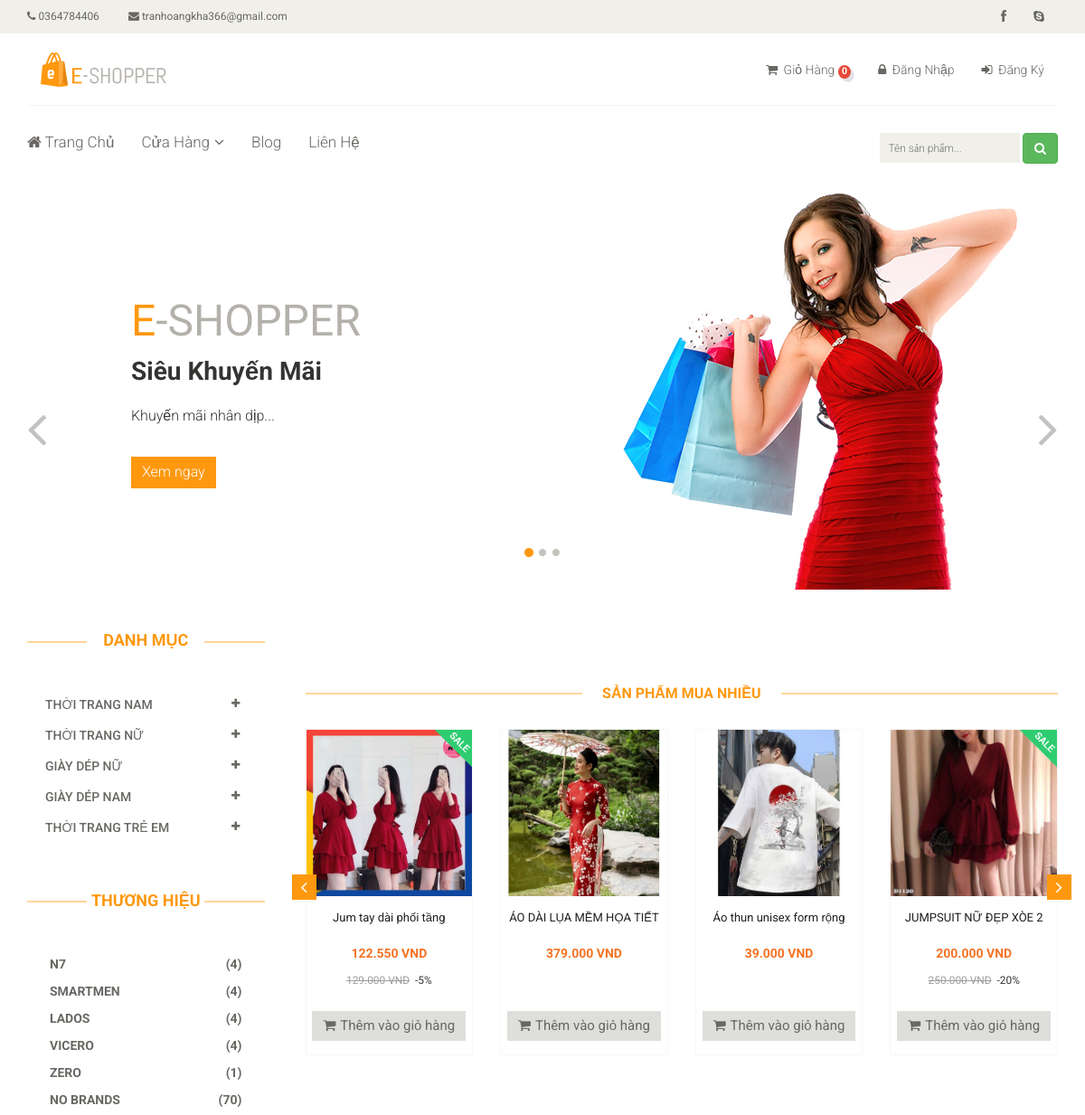
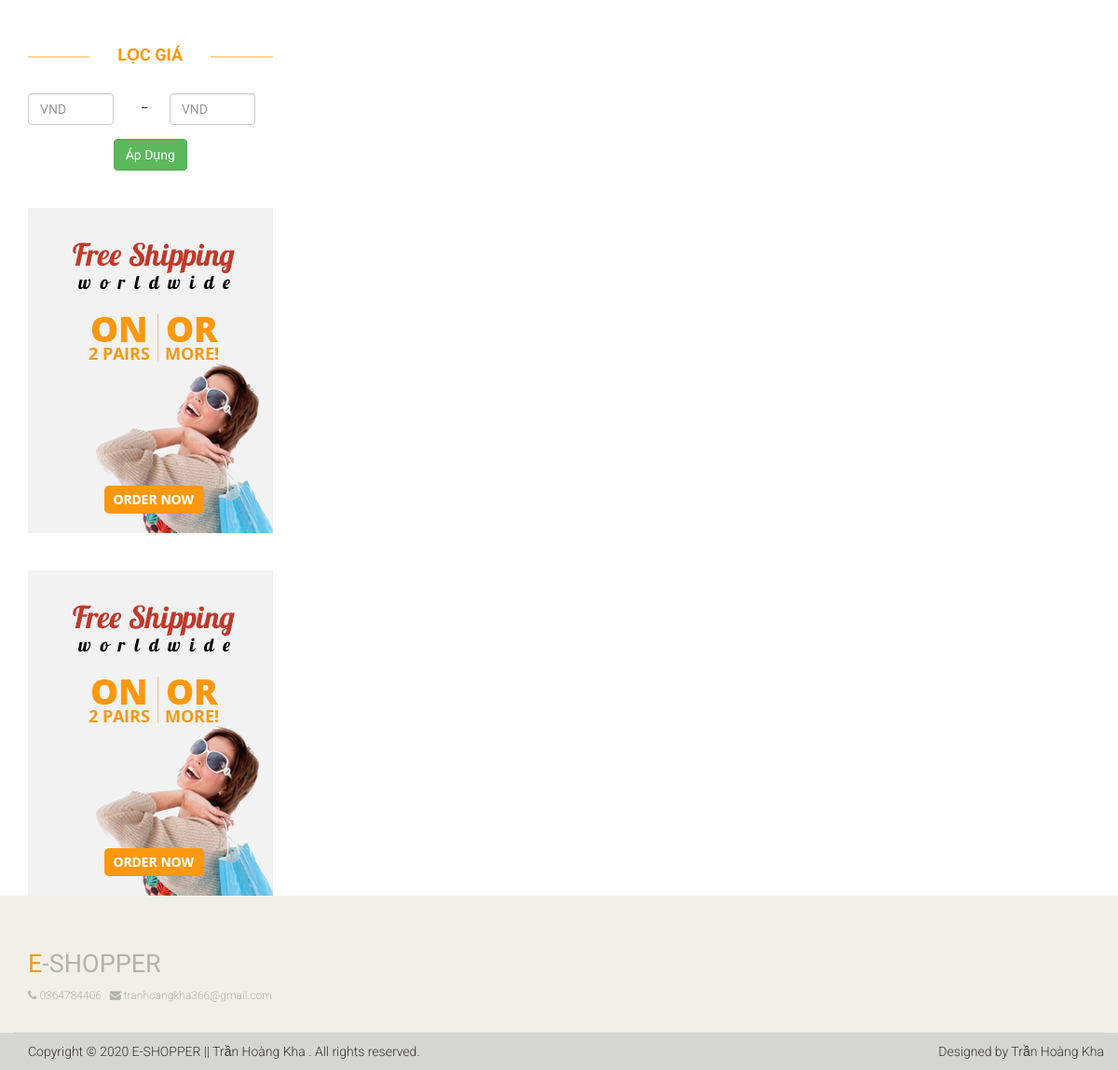
The app's page /danh-muc-san-pham.php with its own data (2 pictures, top to bottom).
### tables this page shows
CREATE TABLE `lienhe` (
  `id` int(11) NOT NULL,
  `DienThoai` varchar(12) NOT NULL,
  `Email` varchar(100) NOT NULL,
  `LinkFace` varchar(50) NOT NULL,
  `DiaChi` varchar(100) NOT NULL,
  `KinhDo` varchar(15) NOT NULL,
  `ViDo` varchar(15) NOT NULL
);

CREATE TABLE `banner` (
  `id` int(11) NOT NULL,
  `TieuDe` varchar(100) NOT NULL,
  `NoiDung` varchar(300) NOT NULL,
  `AnhBanner` varchar(20) NOT NULL,
  `HienThi` tinyint(4) NOT NULL DEFAULT 0,
  `Created_at` timestamp NOT NULL DEFAULT current_timestamp(),
  `Update_at` timestamp NOT NULL DEFAULT current_timestamp() ON UPDATE current_timestamp()
);

CREATE TABLE `danh_muc_cha` (
  `id` int(11) NOT NULL,
  `SoTT` tinyint(4) NOT NULL,
  `TenDMC` varchar(50) NOT NULL,
  `Created_at` timestamp NOT NULL DEFAULT current_timestamp()
);

CREATE TABLE `san_pham` (
  `id` int(11) NOT NULL,
  `TenSP` varchar(50) NOT NULL,
  `GiaSP` int(11) NOT NULL,
  `GiamGia` tinyint(4) DEFAULT 0,
  `AnhSP` varchar(20) NOT NULL,
  `id_DanhMuc` int(11) NOT NULL,
  `id_ThuongHieu` int(11) NOT NULL,
  `MoTa` text DEFAULT NULL,
  `LanBan` int(11) DEFAULT 0,
  `Created_by` int(11) NOT NULL,
  `Update_by` int(11) NOT NULL,
  `Created_at` timestamp NOT NULL DEFAULT current_timestamp(),
  `Update_at` timestamp NOT NULL DEFAULT current_timestamp() ON UPDATE current_timestamp()
);

CREATE TABLE `thuong_hieu` (
  `id` int(11) NOT NULL,
  `SoTT` tinyint(4) NOT NULL,
  `TenTH` varchar(30) NOT NULL,
  `HienThi` tinyint(4) NOT NULL DEFAULT 0,
  `Created_at` timestamp NOT NULL DEFAULT current_timestamp(),
  `Update_at` timestamp NOT NULL DEFAULT current_timestamp() ON UPDATE current_timestamp()
);

CREATE TABLE `adver` (
  `id` int(11) NOT NULL,
  `AnhAdver` varchar(20) NOT NULL,
  `DuongDan` varchar(200) NOT NULL,
  `HienThi` tinyint(4) NOT NULL DEFAULT 0,
  `Update_at` timestamp NOT NULL DEFAULT current_timestamp() ON UPDATE current_timestamp()
);

### layouts/pay_product.php (the view, shortened to what the rows shown need)
<div class="recommended_items">
   <h2 class="title text-center">Sản Phẩm Mua Nhiều</h2>
   <div id="recommended-item-carousel" class="carousel slide" data-ride="carousel">
      <div class="carousel-inner">
         <div class="item active">
            <?php foreach ($productPay as $item) :?>
               <div class="col-sm-3 box">
                  <div class="product-image-wrapper product_box">
                  <div class="single-products">
                     <div class="productinfo text-center">
                        <a href="chi-tiet-san-pham.php?id=<?php echo $item['id'] ?>"><img src="<?php echo uploads() ?>product/<?php echo $item['AnhSP'] ?>" alt="" /></a>
                        <a href="chi-tiet-san-pham.php?id=<?php echo $item['id'] ?>"><p class="name"><?php echo $item['TenSP']?></p></a>
                        <p class="sale">
                           <h5><?php echo formatPriceSale($item['GiaSP'],$item['GiamGia']) ?></h5>
                           <small><del class="sale_price"><?php echo $item['GiamGia'] > 0 ? formatPrice($item['GiaSP']) : ''  ?></del>&nbsp;<?php echo $item['GiamGia'] > 0 ? " -".$item['GiamGia']."%" : ''  ?></small>
                        </p>
                        <a href="addcart.php?id=<?php echo $item['id'] ?>" class="btn btn-default add-to-cart"><i class="fa fa-shopping-cart"></i>Thêm vào giỏ hàng</a>
                     </div>
                     <?php if($item['GiamGia'] > 0): ?>
                        <img src="<?php echo base_url() ?>public/fontend/images/home/sale.png" class="new" alt="" />
                     <?php endif; ?>
                  </div>
                  </div>
               </div>
            <?php endforeach; ?>
            </div>
      </div>
   </div>
</div>

### layouts/header.php (shortened to what the rows shown need)
<!DOCTYPE html>
<html lang="en">
<head>
    <link href="<?php echo base_url() ?>public/fontend/css/bootstrap.min.css" rel="stylesheet">
    <link href="<?php echo base_url() ?>public/fontend/css/font-awesome.min.css" rel="stylesheet">
    <link href="<?php echo base_url() ?>public/fontend/css/prettyPhoto.css" rel="stylesheet">
    <link href="<?php echo base_url() ?>public/fontend/css/price-range.css" rel="stylesheet">
    <link href="<?php echo base_url() ?>public/fontend/css/animate.css" rel="stylesheet">
	<link href="<?php echo base_url() ?>public/fontend/css/main.css" rel="stylesheet">
	<link href="<?php echo base_url() ?>public/fontend/css/responsive.css" rel="stylesheet">
	<link href="<?php echo base_url() ?>public/fontend/css/starrr.css" rel="stylesheet">
	<link rel="stylesheet" href="https://cdnjs.cloudflare.com/ajax/libs/rateYo/2.3.2/jquery.rateyo.min.css">
</head>
<body>
	<header id="header">
		<div class="header_top">
			<div class="container">
			    <?php foreach ($contact as $value): ?>
				<div class="row">
					<div class="col-sm-6">
						<div class="contactinfo">
							<ul class="nav nav-pills">
								<li><a href="contact.php"><i class="fa fa-phone"></i> <?php echo $value['DienThoai'] ?></a></li>
								<li><a href="contact.php"><i class="fa fa-envelope"></i> <?php echo $value['Email'] ?></a></li>
							</ul>
						</div>
					</div>
					<div class="col-sm-6">
						<div class="social-icons pull-right">
							<ul class="nav navbar-nav">
								<li><a href="<?php echo $value['LinkFace'] ?>"><i class="fa fa-facebook"></i></a></li>
								<li><a href="contact.php"><i class="fa fa-skype"></i></a></li>
							</ul>
						</div>
					</div>
				</div>
				<?php endforeach; ?>
			</div>
		</div>
	</header>

### layouts/nav.php (shortened to what the rows shown need)
<section id="slider">
		<div class="container">
			<div class="row">
				<div class="col-sm-12">
					<?php if(isset($open) && $open == 'blog'): ?>
					<?php else: ?>
					<?php
						$sqlbanner1 = "SELECT * FROM banner WHERE HienThi = 1 ORDER BY Update_at LIMIT 1";
						$banner1 = $db -> fetchsql($sqlbanner1);
					?>
					<div id="slider-carousel" class="carousel slide" data-ride="carousel">
						<div class="carousel-inner">
							<?php foreach ($banner1 as $value): ?>
							<div class="item active">
								<div class="col-sm-6">
									<h1><span>E</span>-SHOPPER</h1>
									<h2><?php echo $value['TieuDe'] ?></h2>
									<p><?php echo $value['NoiDung'] ?></p>
									<button type="button" class="btn btn-default get"><a href="sale.php" class="text-white">Xem ngay</a></button>
								</div>
								<div class="col-sm-6">
									<img src="<?php echo uploads() ?>banner/<?php echo $value['AnhBanner'] ?>" class="girl img-responsive" alt="" />
								</div>
							</div>
							<?php endforeach; ?>
						</div>
					</div>
					<?php endif; ?>
				</div>
			</div>
		</div>
	</section>
	<?php
		$sqlparentcategory = "SELECT danh_muc_cha.id,danh_muc_cha.TenDMC FROM danh_muc_cha,danh_muc,san_pham WHERE danh_muc_cha.id = danh_muc.id_DanhMC AND san_pham.id_DanhMuc = danh_muc.id ORDER BY danh_muc_cha.SoTT";
		$parentscategory = $db -> fetchsql($sqlparentcategory);
		$Parentsdata=[];
		foreach ($parentscategory as $item) {
			$parentscateID = intval($item['id']);
			$sqlparents ="SELECT id_DanhMuc,danh_muc.id,danh_muc.TenDM,COUNT(san_pham.id) as count_category FROM  san_pham,danh_muc WHERE id_DanhMC = $parentscateID AND san_pham.id_DanhMuc= danh_muc.id GROUP BY id_DanhMuc ORDER BY SoTT";
			$pCategory = $db -> fetchsql($sqlparents);
			$Parentsdata[$item['id']]= $pCategory;
		}
		$sqlbrands ="SELECT *,id_ThuongHieu,COUNT(san_pham.id) as count_brands FROM san_pham,thuong_hieu WHERE san_pham.id_ThuongHieu= thuong_hieu.id GROUP BY id_ThuongHieu ORDER BY SoTT";
   		$menuBrands = $db -> fetchsql($sqlbrands);
	?>
	<section>
		<div class="container">
			<div class="row">
				<div class="col-sm-3">
					<div class="left-sidebar">
						<h2>Danh Mục</h2>
						<div class="panel-group category-products" id="accordian">
							<?php foreach ($Parentsdata as $key => $value): ?>
							<div class="panel panel-default">
								<div class="panel-heading">
									<h4 class="panel-title">
										<a data-toggle="collapse" data-parent="#accordian" href="#<?php echo $key ?>">
											<span class="badge pull-right"><i class="fa fa-plus"></i></span>
											<?php $parentscategory2 = $db -> fetchID("danh_muc_cha" , $key) ?>
											<?php echo $parentscategory2['TenDMC'] ?>
										</a>
									</h4>
								</div>
							</div>
							<?php endforeach; ?>
						</div>
						<div class="brands_products">
							<h2>Thương Hiệu</h2>
							<div class="brands-name">
								<?php foreach($menuBrands as $item) : ?>
								<ul class="nav nav-pills nav-stacked">
									<li><a href="thuong-hieu.php?id=<?php echo $item['id'] ?>"><b><span class="pull-right">(<?php echo $item['count_brands'] ?>)</span><?php echo $item['TenTH'] ?></b></a></li>
								</ul>
								<?php endforeach; ?>
							</div>
						</div>
						<div class="price-range">
							<h2>Lọc Giá</h2>
						</div>
						<?php
							$sqladver = "SELECT * FROM adver WHERE HienThi = 1 LIMIT 5";
							$adver = $db -> fetchsql($sqladver);
						?>
						<?php foreach ($adver as $value): ?>
							<div class="shipping text-center">
								<a href="<?php echo $value['DuongDan'] ?>"><img src="<?php echo uploads() ?>adver/<?php echo $value['AnhAdver'] ?>" alt="" /></a>
							</div>
						<?php endforeach; ?>
					</div>
				</div>

### layouts/footer.php (shortened to what the rows shown need)
<footer id="footer">
		<div class="footer-top">
			<div class="container">
				<div class="row">
					<div class="col-sm-12">
						<div class="companyinfo">
							<h2><span>e</span>-shopper</h2>
							<?php foreach ($contact as $value): ?>
							    <p>
							        <i class="fa fa-phone"></i> <?php echo $value['DienThoai'] ?> &nbsp
							        <i class="fa fa-envelope"></i> <?php echo $value['Email'] ?>
							        </p>
							<?php endforeach; ?>
						</div>
					</div>
				</div>
			</div>
		</div>
	</footer>
</body>
</body>
</html>

### records on screen
lienhe: DienThoai "0364784406", Email "tranhoangkha366@gmail.com"
banner: TieuDe "Siêu Khuyến Mãi", NoiDung "Khuyến mãi nhân dịp...", AnhBanner (picture)
danh_muc_cha: TenDMC "THỜI TRANG NAM"
danh_muc_cha: TenDMC "THỜI TRANG NỮ"
danh_muc_cha: TenDMC "GIÀY DÉP NỮ"
danh_muc_cha: TenDMC "GIÀY DÉP NAM"
danh_muc_cha: TenDMC "THỜI TRANG TRẺ EM"
san_pham: count_brands "4", id_ThuongHieu.TenTH "N7"
san_pham: count_brands "4", id_ThuongHieu.TenTH "SMARTMEN"
san_pham: count_brands "4", id_ThuongHieu.TenTH "LADOS"
san_pham: count_brands "4", id_ThuongHieu.TenTH "VICERO"
san_pham: count_brands "1", id_ThuongHieu.TenTH "ZERO"
san_pham: count_brands "70", id_ThuongHieu.TenTH "NO BRANDS", AnhSP (picture), TenSP "Áo thun unisex form rộng…", formatPriceSale($item['GiaSP'],$item['GiamGia']) "39.000 VND"
adver: AnhAdver (picture)
adver: AnhAdver (picture)
san_pham: AnhSP (picture), TenSP "Jum tay dài phối tầng", formatPriceSale($item['GiaSP'],$item['GiamGia']) "122.550 VND", GiaSP "129.000 VND", GiamGia "5"
san_pham: AnhSP (picture), TenSP "ÁO DÀI LỤA MỀM HỌA TIẾT…", formatPriceSale($item['GiaSP'],$item['GiamGia']) "379.000 VND"
san_pham: AnhSP (picture), TenSP "JUMPSUIT NỮ ĐẸP XÒE 2…", formatPriceSale($item['GiaSP'],$item['GiamGia']) "200.000 VND", GiaSP "250.000 VND", GiamGia "20"
